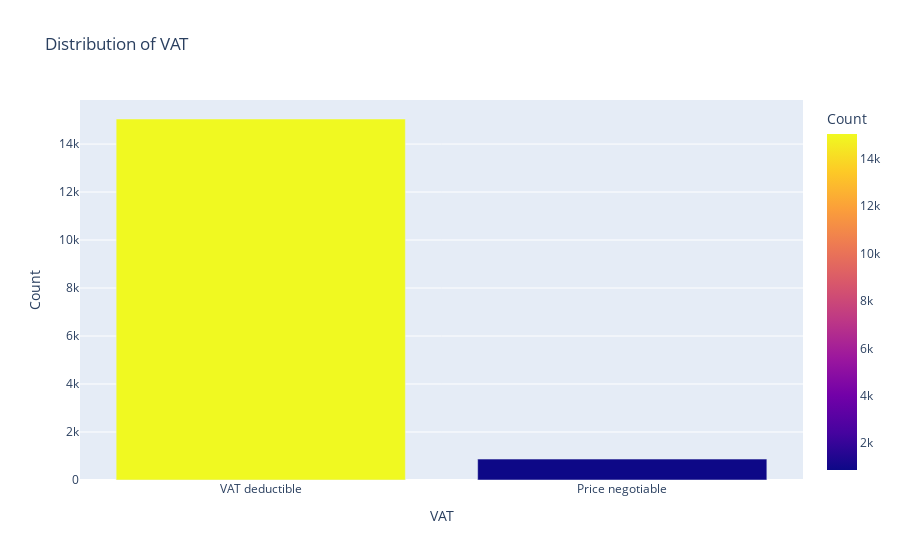

Here is the notebook cell this chart was saved with:
### Code cell
vat_data = data['vat'].value_counts().reset_index()
vat_data.columns = ['vat', 'count']

fig = px.bar(vat_data, x='vat', y='count',
             title='Distribution of VAT',
             labels={'vat': 'VAT', 'count': 'Count'},
             color='count',
             orientation='v')

# Show the plot
fig.show()

### Figure 1 — Plotly figure (JSON) as saved in the notebook; plotly's stock layout.template omitted (floating-point values rounded to 4 significant figures)
{"data": [{"alignmentgroup": "True", "hovertemplate": "VAT=%{x}<br>Count=%{marker.color}<extra></extra>", "legendgroup": "", "marker": {"color": [15044, 871], "coloraxis": "coloraxis", "pattern": {"shape": ""}}, "name": "", "offsetgroup": "", "orientation": "v", "showlegend": false, "textposition": "auto", "type": "bar", "x": ["VAT deductible", "Price negotiable"], "xaxis": "x", "y": [15044, 871], "yaxis": "y"}], "layout": {"autosize": true, "barmode": "relative", "coloraxis": {"colorbar": {"title": {"text": "Count"}}, "colorscale": [[0, "#0d0887"], [0.1111, "#46039f"], [0.2222, "#7201a8"], [0.3333, "#9c179e"], [0.4444, "#bd3786"], [0.5556, "#d8576b"], [0.6667, "#ed7953"], [0.7778, "#fb9f3a"], [0.8889, "#fdca26"], [1, "#f0f921"]]}, "legend": {"tracegroupgap": 0}, "title": {"text": "Distribution of VAT"}, "xaxis": {"anchor": "y", "autorange": true, "domain": [0, 1], "range": [-0.5, 1.5], "title": {"text": "VAT"}, "type": "category"}, "yaxis": {"anchor": "x", "autorange": true, "domain": [0, 1], "range": [0, 15840.0], "title": {"text": "Count"}, "type": "linear"}}}
